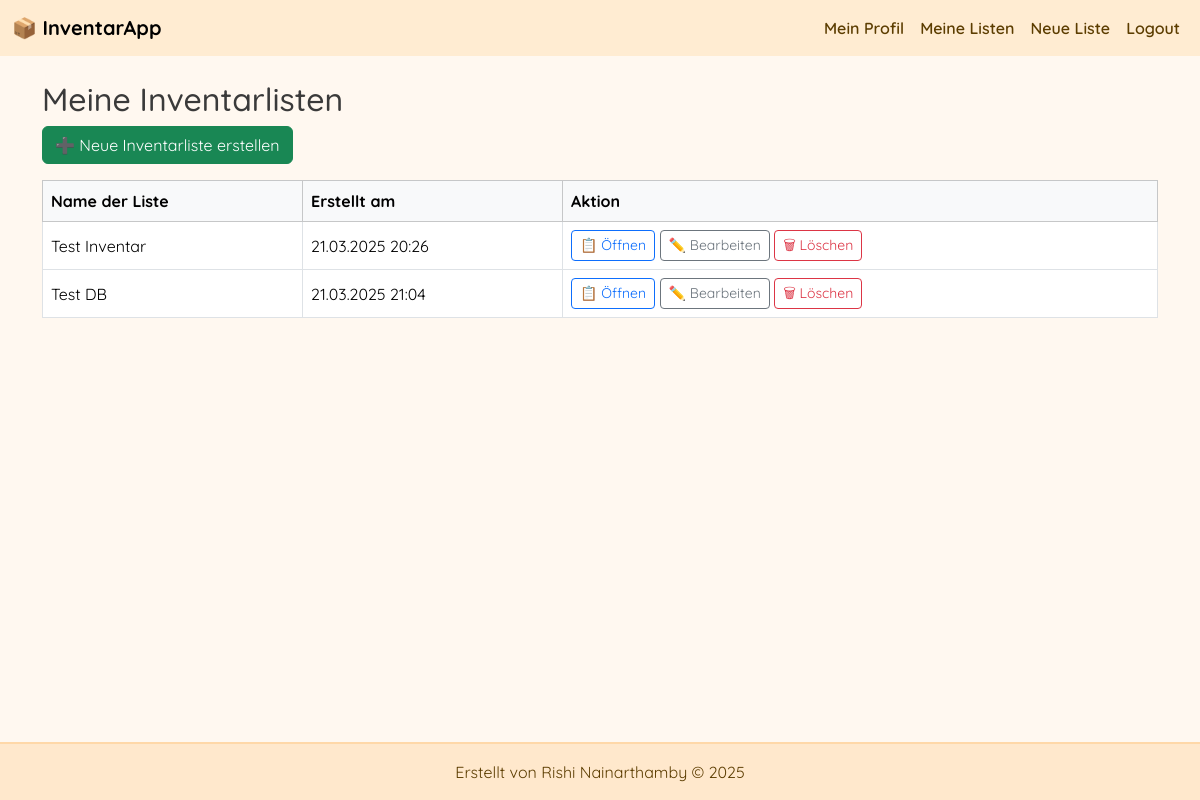
Page /inventory/dashboard (signed in) on the committed database.
### app/models.py (models this page shows)
class InventoryList(db.Model):
    id = db.Column(db.Integer, primary_key=True)
    name = db.Column(db.String(128), nullable=False)
    user_id = db.Column(db.Integer, db.ForeignKey('user.id'), nullable=False)
    created_at = db.Column(db.DateTime, default=datetime.utcnow)
    fields = db.relationship("InventoryField", backref="inventory_list", cascade="all, delete", lazy=True)
    items = db.relationship("InventoryItem", backref="inventory_list", cascade="all, delete", lazy=True)

### app/routes/inventory.py (the view)
@bp.route("/dashboard")
@login_required
def dashboard():
    lists = InventoryList.query.filter_by(user_id=current_user.id).all()
    return render_template("inventory_list.html", lists=lists)

### app/__init__.py (called while the page is built)
def create_app():
    app = Flask(__name__)
    app.config.from_object("config.Config")
    db.init_app(app)
    migrate.init_app(app, db)
    login_manager.init_app(app)
    login_manager.login_view = "auth.login"
    from .routes import auth, inventory, profile, api, main
    app.register_blueprint(auth.bp)
    app.register_blueprint(inventory.bp)
    app.register_blueprint(profile.bp)
    app.register_blueprint(api.bp)
    app.register_blueprint(main.bp)
    from app.models import User
    @login_manager.user_loader
    def load_user(user_id):
        return User.query.get(int(user_id))
    from datetime import datetime
    @app.context_processor
    def inject_now():
        return {'now': datetime.utcnow}
    return app

### app/templates/inventory_list.html
{% extends "base.html" %}
{% block content %}
<h2>Meine Inventarlisten</h2>
<a href="{{ url_for('inventory.new_list') }}" class="btn btn-success mb-3">➕ Neue Inventarliste erstellen</a>
{% if lists %}
<table class="table table-bordered table-hover align-middle">
    <thead class="table-light">
        <tr>
            <th>Name der Liste</th>
            <th>Erstellt am</th>
            <th>Aktion</th>
        </tr>
    </thead>
    <tbody>
        {% for list in lists %}
        <tr>
            <td>{{ list.name }}</td>
            <td>{{ list.created_at.strftime('%d.%m.%Y %H:%M') }}</td>
            <td>
                <a href="{{ url_for('inventory.manage_list', list_id=list.id) }}" class="btn btn-sm btn-outline-primary">
                    📋 Öffnen
                </a>
                <a href="{{ url_for('inventory.edit_list', list_id=list.id) }}" class="btn btn-sm btn-outline-secondary">
                    ✏️ Bearbeiten
                </a>
                <form method="POST" action="{{ url_for('inventory.delete_list', list_id=list.id) }}" style="display:inline;">
                  <button type="submit" class="btn btn-sm btn-outline-danger"
                          onclick="return confirm('Diese Liste wirklich löschen?')">
                      🗑 Löschen
                  </button>
              </form>
            </td>
        </tr>
        {% endfor %}
    </tbody>
</table>
{% else %}
    <p>Du hast noch keine Inventarlisten erstellt.</p>
{% endif %}
{% endblock %}

### app/templates/base.html (style rules this page uses)
html, body { height: 100%; margin: 0; display: flex; flex-direction: column; font-family: 'Quicksand', sans-serif; background-color: #fff8f0; color: #3a3a3a; }

### rows in the picture
InventoryList: name "Test Inventar", created_at "21.03.2025 20:26"
InventoryList: name "Test DB", created_at "21.03.2025 21:04"
